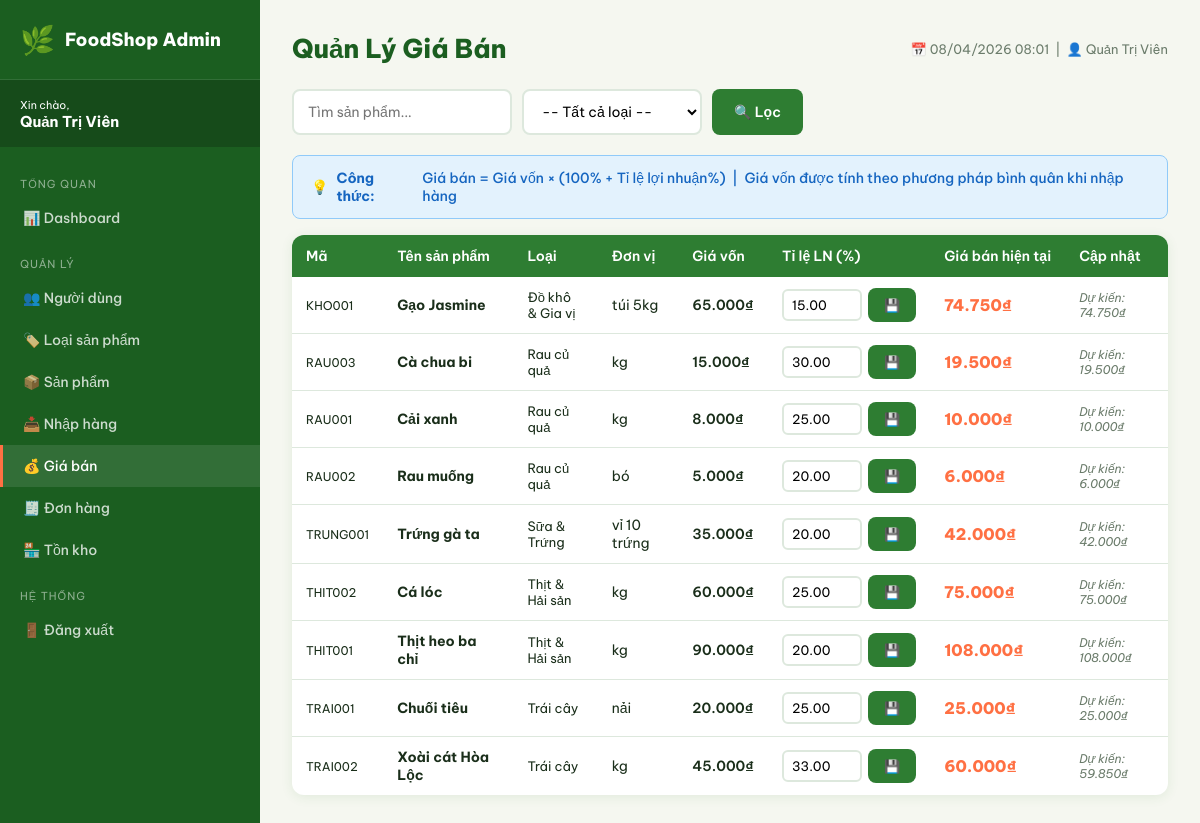
/admin/pricing.php (signed in), run on the app's committed database.
### tables this page shows
CREATE TABLE products (
    id INT AUTO_INCREMENT PRIMARY KEY,
    category_id INT NOT NULL,
    code VARCHAR(50) UNIQUE NOT NULL,
    name VARCHAR(300) NOT NULL,
    description TEXT,
    unit VARCHAR(50) DEFAULT 'kg',
    image VARCHAR(300),
    cost_price DECIMAL(12,2) DEFAULT 0,
    profit_rate DECIMAL(5,2) DEFAULT 20.00,
    sell_price DECIMAL(12,2) DEFAULT 0,
    stock INT DEFAULT 0,
    status ENUM('show','hide') DEFAULT 'show',
    created_at TIMESTAMP DEFAULT CURRENT_TIMESTAMP,
    FOREIGN KEY (category_id) REFERENCES categories(id)
);

CREATE TABLE categories (
    id INT AUTO_INCREMENT PRIMARY KEY,
    name VARCHAR(200) NOT NULL,
    slug VARCHAR(200),
    description TEXT,
    status ENUM('show','hide') DEFAULT 'show',
    profit_rate DECIMAL(5,2) DEFAULT 20.00
);

### config/functions.php (called while the page is built, shortened)
<?php
function formatPrice($price) {
    return number_format($price, 0, ',', '.') . '₫';
}
function sanitize($str) {
    return htmlspecialchars(trim($str), ENT_QUOTES, 'UTF-8');
}

### admin/pricing.php (the view, shortened to what this page needs)
<?php
require_once 'includes/header.php';
$q      = trim($_GET['q'] ?? '');
$where  = []; $params = [];
$w = $where ? 'WHERE '.implode(' AND ', $where) : '';
$stmt = $pdo->prepare("SELECT p.*, c.name as cat_name FROM products p JOIN categories c ON p.category_id=c.id $w ORDER BY c.name, p.name");
$stmt->execute($params);
$products = $stmt->fetchAll();
?>
<div style="display:flex;gap:10px;margin-bottom:20px;flex-wrap:wrap;align-items:center;">
    <form style="display:flex;gap:10px;">
        <input type="text" name="q" class="form-control" placeholder="Tìm sản phẩm..." value="<?= sanitize($q) ?>" style="width:220px">
        <select name="cat" class="form-control" style="width:180px">
            <option value="">-- Tất cả loại --</option>
        </select>
        <button type="submit" class="btn btn-primary">🔍 Lọc</button>
    </form>
</div>
<div class="alert alert-info">
    💡 <strong>Công thức:</strong> Giá bán = Giá vốn × (100% + Tỉ lệ lợi nhuận%) &nbsp;|&nbsp;
    Giá vốn được tính theo phương pháp bình quân khi nhập hàng
</div>
<div class="card">
    <div class="table-wrap">
        <table class="table">
            <thead><tr><th>Mã</th><th>Tên sản phẩm</th><th>Loại</th><th>Đơn vị</th><th>Giá vốn</th><th>Tỉ lệ LN (%)</th><th>Giá bán hiện tại</th><th>Cập nhật</th></tr></thead>
            <tbody>
            <?php foreach ($products as $p): ?>
            <tr>
                <td style="font-size:12px"><?= sanitize($p['code']) ?></td>
                <td><strong><?= sanitize($p['name']) ?></strong></td>
                <td style="font-size:13px"><?= sanitize($p['cat_name']) ?></td>
                <td><?= sanitize($p['unit']) ?></td>
                <td style="font-weight:600"><?= formatPrice($p['cost_price']) ?></td>
                <td>
                    <form method="POST" style="display:flex;gap:6px;align-items:center;">
                        <input type="number" name="profit_rate" value="<?= $p['profit_rate'] ?>" min="0" max="1000" step="0.5"
                               style="width:80px;padding:6px 8px;border:2px solid var(--border);border-radius:6px;font-family:inherit;font-size:13px;">
                        <button type="submit" class="btn btn-primary btn-sm">💾</button>
                    </form>
                </td>
                <td style="font-weight:800;font-size:16px;color:var(--accent)"><?= formatPrice($p['sell_price']) ?></td>
                <td style="font-size:12px;color:var(--text-muted)">
                    <em>Dự kiến: <?= formatPrice(round($p['cost_price'] * (1 + $p['profit_rate']/100), 0)) ?></em>
                </td>
            </tr>
            <?php endforeach; ?>
            </tbody>
        </table>
    </div>
</div>
<?php require_once 'includes/footer.php'; ?>

### assets/css/style.css (style rules this page uses)
:root { --primary: #2e7d32; --primary-light: #4caf50; --primary-dark: #1b5e20; --accent: #ff7043; --accent-light: #ff8a65; --bg: #f5f7f0; --white: #ffffff; --text: #1a2e1a; --text-muted: #6b7c6b; --border: #dde8dd; --shadow: 0 2px 12px rgba(46,125,50,0.10); --shadow-hover: 0 8px 32px rgba(46,125,50,0.18); --radius: 12px; --radius-sm: 8px; }
* { box-sizing: border-box; margin: 0; padding: 0; }
body { font-family: 'Be Vietnam Pro', sans-serif; background: var(--bg); color: var(--text); min-height: 100vh; }
.btn { display: inline-flex; align-items: center; justify-content: center; gap: 6px; padding: 10px 20px; border-radius: var(--radius-sm); font-family: inherit; font-size: 14px; font-weight: 600; cursor: pointer; border: 2px solid transparent; transition: all 0.2s; text-decoration: none; }
.btn-primary { background: var(--primary); color: white; }
.btn-sm { padding: 7px 14px; font-size: 13px; }
.form-control { width: 100%; padding: 11px 14px; border: 2px solid var(--border); border-radius: var(--radius-sm); font-family: inherit; font-size: 14px; outline: none; transition: border-color 0.2s; background: white; }
select.form-control { cursor: pointer; }
.alert { padding: 13px 18px; border-radius: var(--radius-sm); font-size: 14px; font-weight: 500; margin-bottom: 16px; display: flex; align-items: center; gap: 8px; }
.alert-info { background: #e3f2fd; color: #1565c0; border: 1px solid #90caf9; }
.table-wrap { overflow-x: auto; }
.table { width: 100%; border-collapse: collapse; font-size: 14px; }
.table th { background: var(--primary); color: white; padding: 12px 14px; font-weight: 600; text-align: left; white-space: nowrap; }
.table td { padding: 11px 14px; border-bottom: 1px solid var(--border); vertical-align: middle; }
.table tr:last-child td { border-bottom: none; }
.card { background: white; border-radius: var(--radius); box-shadow: var(--shadow); overflow: hidden; }

### data on the page
products: code "KHO001", name "Gạo Jasmine", category.name "Đồ khô & Gia vị", unit "túi 5kg", cost_price "65.000₫", profit_rate "15.00", sell_price "74.750₫", formatPrice(round($p['cost_price'] * (1 + $p['profit_rate']/100), 0)) "74.750₫"
products: code "RAU003", name "Cà chua bi", category.name "Rau củ quả", unit "kg", cost_price "15.000₫", profit_rate "30.00", sell_price "19.500₫", formatPrice(round($p['cost_price'] * (1 + $p['profit_rate']/100), 0)) "19.500₫"
products: code "RAU001", name "Cải xanh", category.name "Rau củ quả", unit "kg", cost_price "8.000₫", profit_rate "25.00", sell_price "10.000₫", formatPrice(round($p['cost_price'] * (1 + $p['profit_rate']/100), 0)) "10.000₫"
products: code "RAU002", name "Rau muống", category.name "Rau củ quả", unit "bó", cost_price "5.000₫", profit_rate "20.00", sell_price "6.000₫", formatPrice(round($p['cost_price'] * (1 + $p['profit_rate']/100), 0)) "6.000₫"
products: code "TRUNG001", name "Trứng gà ta", category.name "Sữa & Trứng", unit "vỉ 10 trứng", cost_price "35.000₫", profit_rate "20.00", sell_price "42.000₫", formatPrice(round($p['cost_price'] * (1 + $p['profit_rate']/100), 0)) "42.000₫"
products: code "THIT002", name "Cá lóc", category.name "Thịt & Hải sản", unit "kg", cost_price "60.000₫", profit_rate "25.00", sell_price "75.000₫", formatPrice(round($p['cost_price'] * (1 + $p['profit_rate']/100), 0)) "75.000₫"
products: code "THIT001", name "Thịt heo ba chỉ", category.name "Thịt & Hải sản", unit "kg", cost_price "90.000₫", profit_rate "20.00", sell_price "108.000₫", formatPrice(round($p['cost_price'] * (1 + $p['profit_rate']/100), 0)) "108.000₫"
products: code "TRAI001", name "Chuối tiêu", category.name "Trái cây", unit "nải", cost_price "20.000₫", profit_rate "25.00", sell_price "25.000₫", formatPrice(round($p['cost_price'] * (1 + $p['profit_rate']/100), 0)) "25.000₫"
products: code "TRAI002", name "Xoài cát Hòa Lộc", category.name "Trái cây", unit "kg", cost_price "45.000₫", profit_rate "33.00", sell_price "60.000₫", formatPrice(round($p['cost_price'] * (1 + $p['profit_rate']/100), 0)) "59.850₫"

### other printed values
$_SESSION['fullname'] "Quản Trị Viên"
$page_title "Quản Lý Giá Bán"
